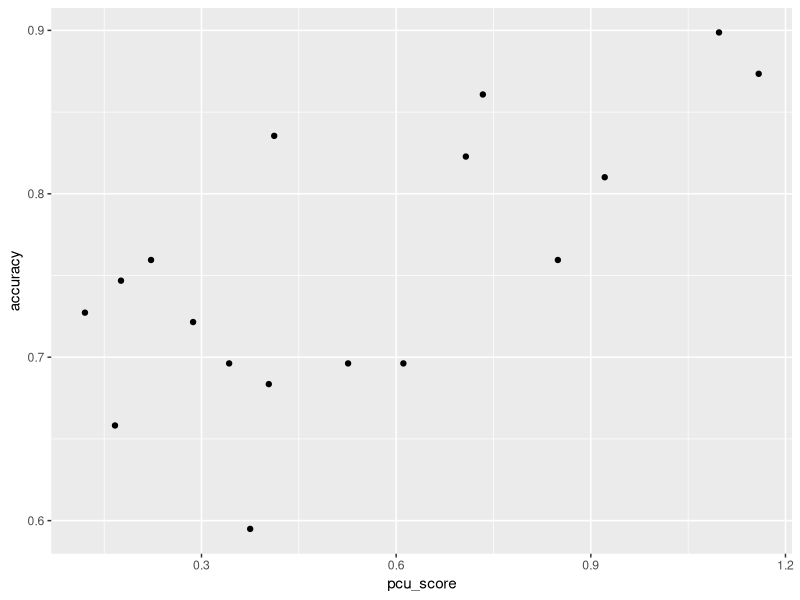
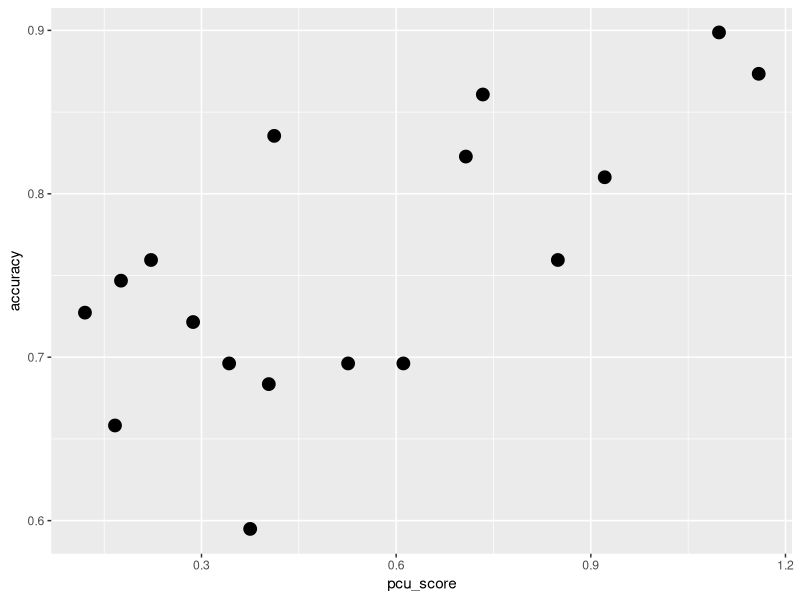
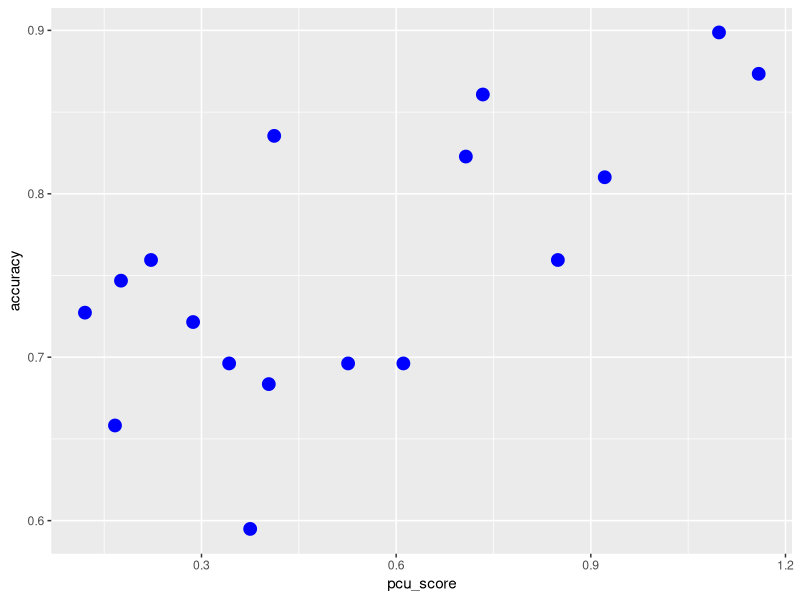

R code for these plots, in order: (Note: this script raises an error after producing the figures.)
## ---- chunk 1
game.wmc <- read.table("kr_gamewmc.txt", header=T)

# Let's calculate accuracy again
game.wmc$accuracy <- game.wmc$Phit + game.wmc$PcorrectRejection

## ---- chunk 2
require(ggplot2)

ggplot(game.wmc, aes(x=pcu_score, y=accuracy)) + geom_point() 

ggplot(game.wmc, aes(x=pcu_score, y=accuracy)) + geom_point(size=4) 

ggplot(game.wmc, aes(x=pcu_score, y=accuracy)) + geom_point(size=4, colour="blue") 
## ---- chunk 3
head(game.wmc)
## ---- chunk 4
melt(game.wmc, id.vars= c("player_id", "age_grp"), measure.vars=c("pcu_score","accuracy"))
## ---- chunk 5
ggplot(game.wmc, aes(x=pcu_score, y=accuracy, colour=age_grp)) + 
  geom_point() 

## ---- chunk 6
ggplot(game.wmc, aes(x=pcu_score, y=accuracy, colour=age_grp, shape=age_grp)) + 
  geom_point() 

## ---- chunk 7
ggplot(game.wmc, aes(x=pcu_score, y=accuracy)) + 
  geom_point() +
  geom_smooth(method="lm")
## ---- chunk 8
ggplot(game.wmc, aes(x=pcu_score, y=accuracy, colour=age_grp, shape=age_grp)) + 
  geom_point() +
  geom_smooth(method="lm")
## ---- chunk 9
ggplot(game.wmc, aes(x=pcu_score, y=accuracy, colour=age_grp, shape=age_grp, group=1)) + 
  geom_point() +
  geom_smooth(method="lm")
## ---- chunk 10
ggplot(game.wmc, aes(x=age_grp, y=accuracy, colour=age_grp)) + 
  geom_boxplot()
## ---- chunk 11
ggplot(game.wmc, aes(x=age_grp, y=accuracy, colour=age_grp)) + 
  stat_summary(fun.data="mean_cl_normal", size=2)
## ---- chunk 12
ggplot(game.wmc, aes(x=accuracy)) + 
  geom_histogram()

ggplot(game.wmc, aes(x=accuracy)) + 
  geom_density()

ggplot(game.wmc, aes(x=accuracy, colour=age_grp)) + 
  geom_density()
## ---- chunk 13

ggplot(game.wmc, aes(x=pcu_score, fill=age_grp)) + 
  geom_histogram() +
  facet_grid(age_grp ~ .)

ggplot(game.wmc, aes(x=pcu_score, fill=age_grp)) + 
  geom_histogram() +
  facet_grid(. ~ age_grp)

## ---- chunk 14
ggsave("sample_plot.png", height=10, width=10, units="cm", dpi=300)

